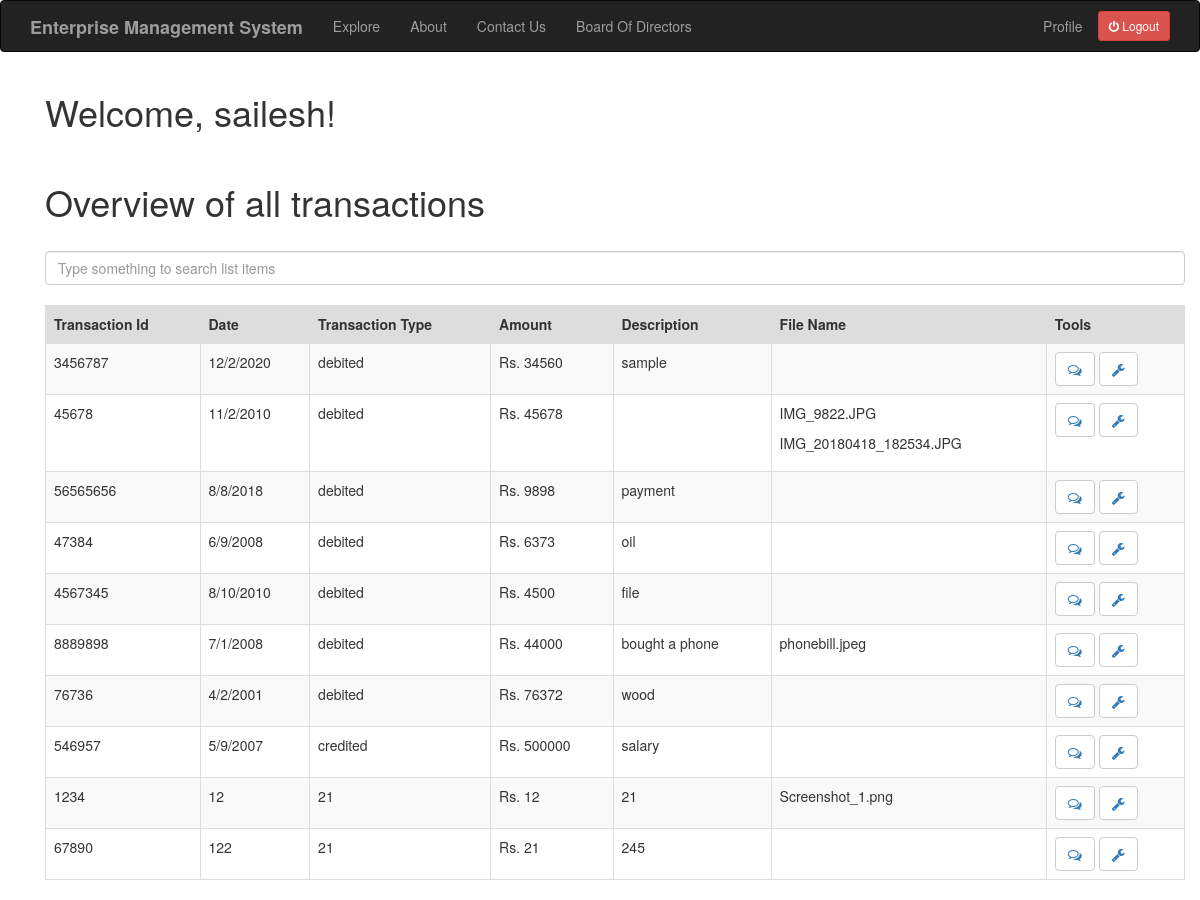
/acc_index (signed in), run on the app's committed database.
### app/models.py (models this page shows, shortened)
class User(UserMixin,db.Model):
    id = db.Column(db.Integer,primary_key=True)
    username = db.Column(db.String(64), index=True,unique=True)
    email = db.Column(db.String(120),index=True,unique=True)
    password_hash = db.Column(db.String(128))
    job = db.Column(db.String(64))
    company = db.Column(db.String(64))
    designation = db.Column(db.String(64))
    posts = db.relationship('Post',backref='author',lazy='dynamic')
    comment = db.relationship('Comment',backref='comment_by',lazy='dynamic')
    about_me = db.Column(db.String(140))
    facebook = db.Column(db.String(64))
    twitter = db.Column(db.String(64))
    linkedin = db.Column(db.String(64))
    last_seen = db.Column(db.DateTime, default=datetime.utcnow)

class Transaction(db.Model):
    id = db.Column(db.Integer,primary_key=True)
    tr_id = db.Column(db.Integer)
    date = db.Column(db.String(64))
    description = db.Column(db.String(140))
    tr_type = db.Column(db.String(64))
    amount = db.Column(db.Integer)
    valid = db.Column(db.Boolean, default=False)
    user_id = db.Column(db.Integer,db.ForeignKey('user.id'))
    comment = db.relationship('Comment',backref='comment_of',lazy='dynamic')
    document = db.relationship('Document',backref='document_of',lazy='dynamic')

class Document(db.Model):
    id = db.Column(db.Integer,primary_key=True)
    filename = db.Column(db.String(140))
    transaction_id = db.Column(db.Integer,db.ForeignKey('transaction.id'))

### app/routes.py (the view)
@app.route('/acc_index')
@login_required
def acc_index():
    link = 3
    transaction = Transaction.query.filter_by(user_id=link)
    document = Document.query.all()
    return render_template("acc_index.html", title='HomePage',transaction=transaction,document=document)

### app/models.py (called while the page is built)
@login.user_loader
def load_user(id):
    return User.query.get(int(id))

### app/routes.py (called while the page is built)
@app.before_request
def before_request():
    if current_user.is_authenticated:
        current_user.last_seen = datetime.utcnow()
        db.session.commit()

### app/templates/acc_index.html (shortened to what this page needs)
{% extends "base.html" %}
{% block app_content %}
<link rel="stylesheet" href="https://cdnjs.cloudflare.com/ajax/libs/font-awesome/4.7.0/css/font-awesome.min.css">
	<div class="container">
		<h1>Welcome, {{ current_user.username }}!</h1>
		<br>
		<h1>Overview of all transactions</h1>
		<br>
		<input class="form-control mb-4" id="tableSearch" type="text" placeholder="Type something to search list items">
        <br>
        <table class="table table-bordered table-striped" id="keywords">
            <thead>
                <tr style="background-color: #dddddd">
                    <th>Transaction Id</th>
                    <th>Date</th>
                    <th>Transaction Type</th>
                    <th>Amount</th>
                    <th>Description</th>
                    <th>File Name</th>
                    <th>Tools</th>
                </tr>
            </thead>
            <tbody id="myTable">
            {% for po in transaction %}
                <tr>
                    <td>{{ po.tr_id }}</td>
                    <td>{{ po.date }}</td>
                    <td>{{ po.tr_type }}</td>
                    <td>Rs. {{ po.amount }}</td>
                    <td>{{ po.description }}</td>
                    <td>
                      {% for d in document%}
                          {% if d.transaction_id == po.id %}
                              <p>{{d.filename}}</p>
                          {% endif %}
                      {% endfor %}
                    </td>
                    <td> <button type="button" class='btn btn-default'><a href="{{ url_for('add_comment', trans_id = po.id) }}"><i class="fa fa-comments-o" aria-hidden="true"></i></a></button>
                    <button type="button" class="btn btn-default"><a href="{{ url_for('update_status', trans_id = po.id)}}"><i class="fa fa-wrench" aria-hidden="true"></i></a></button>
                    </td>
                </tr>
            {% endfor %}
            </tbody>
        </table>
	</div>
{% endblock %}

### data on the page
User: username "sailesh"
Transaction: tr_id "3456787", date "12/2/2020", tr_type "debited", amount "34560", description "sample"
Transaction: tr_id "45678", date "11/2/2010", tr_type "debited", amount "45678"
Document: filename "IMG_9822.JPG"
Document: filename "IMG_20180418_182534.JPG"
Transaction: tr_id "56565656", date "8/8/2018", tr_type "debited", amount "9898", description "payment"
Transaction: tr_id "47384", date "6/9/2008", tr_type "debited", amount "6373", description "oil"
Transaction: tr_id "4567345", date "8/10/2010", tr_type "debited", amount "4500", description "file"
Transaction: tr_id "8889898", date "7/1/2008", tr_type "debited", amount "44000", description "bought a phone"
Document: filename "phonebill.jpeg"
Transaction: tr_id "76736", date "4/2/2001", tr_type "debited", amount "76372", description "wood"
Transaction: tr_id "546957", date "5/9/2007", tr_type "credited", amount "500000", description "salary"
Transaction: tr_id "1234", date "12", tr_type "21", amount "12", description "21"
Document: filename "Screenshot_1.png"
Transaction: tr_id "67890", date "122", tr_type "21", amount "21", description "245"
